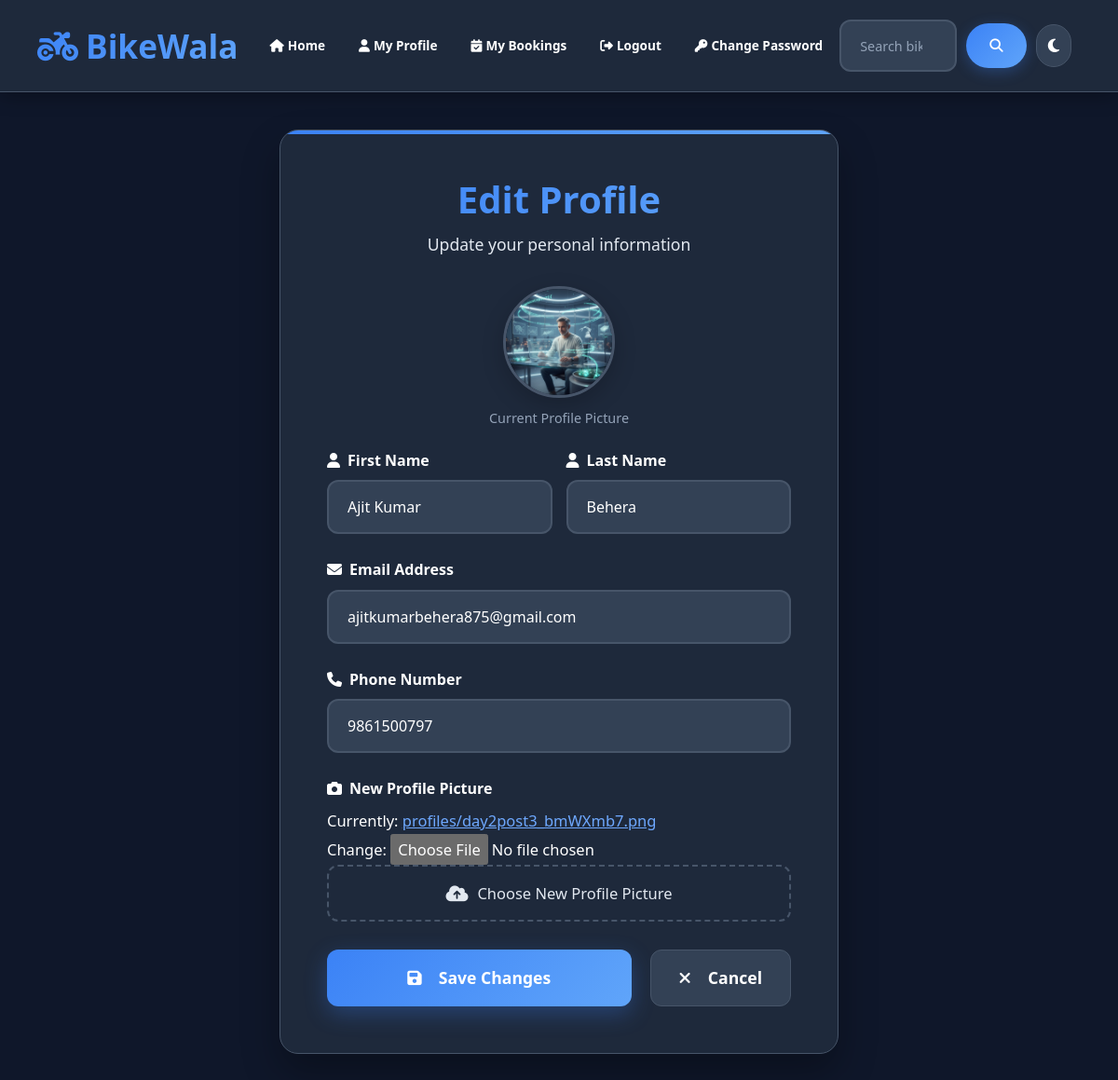
The app's page /edit_profile/ (signed in), older data.
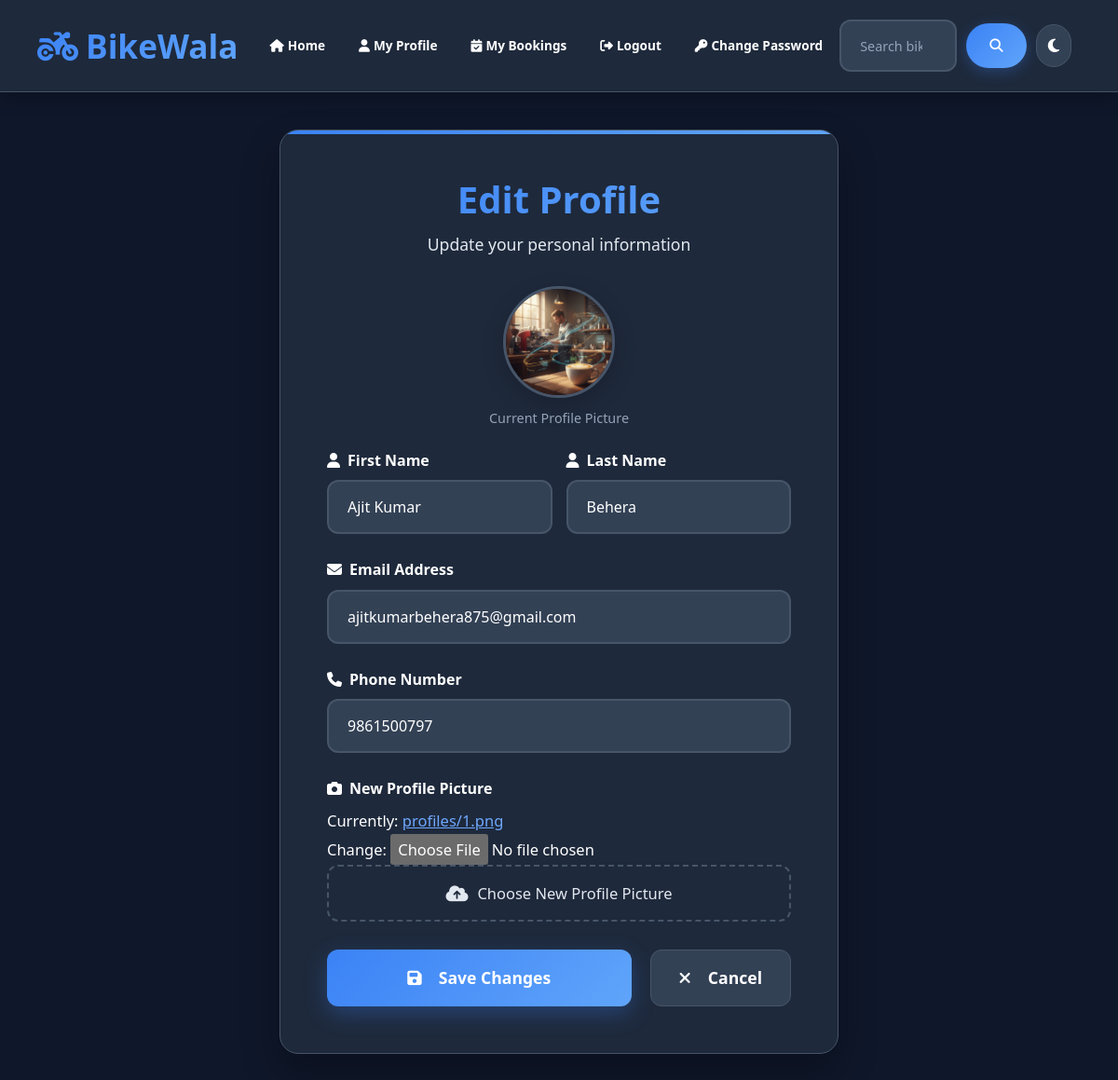
The same page, newer data.
### customer/models.py (models this page shows, shortened)
class Profile(models.Model):
    username = models.ForeignKey(User, on_delete=models.CASCADE)
    pno = models.CharField(max_length=50)
    profile_pic = models.ImageField(upload_to='profiles/')

### customer/views.py (the view, shortened to what this page needs)
# urls.py: path('edit_profile/', edit_profile, name='edit_profile'),
def edit_profile(request):
    un = request.session.get('username')
    if not un:
        return HttpResponse('Please login first')
    try:
        UO = User.objects.get(username=un)
        PO = Profile.objects.get(username=UO)
        EUFO = UserForm(instance=UO)
        ECFO = ProfileForm(instance=PO)
        d = {'EUFO': EUFO, 'ECFO': ECFO, 'UO': UO, 'PO': PO}
        return render(request, 'customer/edit_profile.html', d)
    except (User.DoesNotExist, Profile.DoesNotExist):
        return HttpResponse('Profile not found')

### customer/forms.py
class UserForm(forms.ModelForm):
    class Meta:
        model = User
        fields = ['first_name', 'last_name', 'email', 'username', 'password']
        help_texts = {'username': ''}

class ProfileForm(forms.ModelForm):
    class Meta:
        model = Profile
        fields = '__all__'
        exclude = ['username']

### templates/customer/edit_profile.html (shortened to what this page needs)
{% extends "base.html" %}
{% block body %}
<div class="edit-profile-container">
    <div class="edit-profile-card">
        <h2 class="edit-title">Edit Profile</h2>
        <p class="edit-subtitle">Update your personal information</p>
        <div class="current-image">
            <img src="{{PO.profile_pic.url}}" alt="Current Profile Picture">
            <p>Current Profile Picture</p>
        </div>
        <form method="post" enctype="multipart/form-data">
            <div class="form-row">
                <div class="form-group">
                    <label class="form-label" for="{{ EUFO.first_name.id_for_label }}">
                        <i class="fas fa-user me-2"></i>First Name
                    </label>
                    {{ EUFO.first_name }}
                </div>
                <div class="form-group">
                    <label class="form-label" for="{{ EUFO.last_name.id_for_label }}">
                        <i class="fas fa-user me-2"></i>Last Name
                    </label>
                    {{ EUFO.last_name }}
                </div>
            </div>
            <div class="form-group">
                <label class="form-label" for="{{ EUFO.email.id_for_label }}">
                    <i class="fas fa-envelope me-2"></i>Email Address
                </label>
                {{ EUFO.email }}
            </div>
            <div class="form-group">
                <label class="form-label" for="{{ ECFO.pno.id_for_label }}">
                    <i class="fas fa-phone me-2"></i>Phone Number
                </label>
                {{ ECFO.pno }}
            </div>
            <div class="form-group">
                <label class="form-label">
                    <i class="fas fa-camera me-2"></i>New Profile Picture
                </label>
                <div class="file-input-wrapper">
                    {{ ECFO.profile_pic }}
                    <label for="{{ ECFO.profile_pic.id_for_label }}" class="file-input-label">
                        <i class="fas fa-cloud-upload-alt"></i>
                        <span>Choose New Profile Picture</span>
                    </label>
                </div>
            </div>
            <div class="action-buttons">
                <button type="submit" class="btn-save">
                    <i class="fas fa-save me-2"></i>Save Changes
                </button>
                <a href="{% url 'display_profile' %}" class="btn-cancel">
                    <i class="fas fa-times me-2"></i>Cancel
                </a>
            </div>
        </form>
    </div>
</div>
{% endblock body %}

Row changes from the older to the newer data that the page shows:
changed Profile: profile_pic: a different picture
Text that changed along with them:
text no longer shown: "Currently: profiles/day2post3_bmWXmb7.png Change:"
text now shown: "Currently: profiles/1.png Change:"
